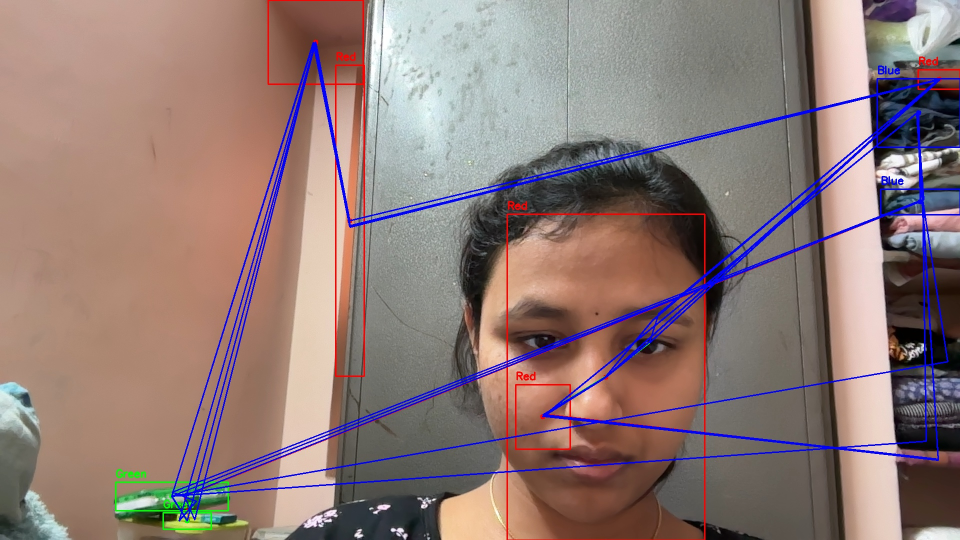
#> input picture captures/Blue_1774769742.jpg, 1920 x 1080 px, given in place of the camera (shown at 1/2 size)
$ python main.py
#> lines starting #> are read from the running program, lines starting #| are printed output that depends on the picture; after the words box and inside, x2 and y2 are one past the last pixel; in counts of white or black regions, pixels touching at a corner belong together
### utils.py
import cv2
import numpy as np

def preprocess_mask(mask):
    kernel = np.ones((5,5), np.uint8)

    mask = cv2.GaussianBlur(mask, (9,9), 0)
    mask = cv2.medianBlur(mask, 5)

    mask = cv2.morphologyEx(mask, cv2.MORPH_CLOSE, kernel)
    mask = cv2.morphologyEx(mask, cv2.MORPH_OPEN, kernel)

    return mask

### detector.py
import cv2
import numpy as np
from utils import preprocess_mask

def detect_colors(frame, hsv, colors):
    detections = []

    for name, (lower, upper, color) in colors.items():
        lower = np.array(lower)
        upper = np.array(upper)

        mask = cv2.inRange(hsv, lower, upper)
        mask = preprocess_mask(mask)

        contours, _ = cv2.findContours(mask, cv2.RETR_EXTERNAL, cv2.CHAIN_APPROX_SIMPLE)

        if len(contours) > 0:
            cnt = max(contours, key=cv2.contourArea)

            area = cv2.contourArea(cnt)

            if area > 2000:
                # Smooth bounding box
                x,y,w,h = cv2.boundingRect(cnt)

                cx = int(x + w/2)
                cy = int(y + h/2)

                detections.append({
                    "name": name,
                    "box": (x,y,w,h),
                    "center": (cx, cy),
                    "color": color,
                    "area": area
                })

    return detections

### tracker.py
import cv2
from collections import deque

points = deque(maxlen=20)

def update_tracking(cx, cy):
    points.appendleft((cx, cy))   # important change

def draw_path(frame, color):
    for i in range(1, len(points)):
        if points[i-1] is None or points[i] is None:
            continue

        thickness = int(3 * (1 - i/20)) + 1
        cv2.line(frame, points[i-1], points[i], color, thickness)

### gui.py
import cv2

def create_gui():
    def nothing(x):
        pass

    cv2.namedWindow("Controls")

    cv2.createTrackbar("LH","Controls",0,179,nothing)
    cv2.createTrackbar("LS","Controls",120,255,nothing)
    cv2.createTrackbar("LV","Controls",70,255,nothing)
    cv2.createTrackbar("UH","Controls",10,179,nothing)
    cv2.createTrackbar("US","Controls",255,255,nothing)
    cv2.createTrackbar("UV","Controls",255,255,nothing)

def get_trackbar_values():
    lh = cv2.getTrackbarPos("LH","Controls")
    ls = cv2.getTrackbarPos("LS","Controls")
    lv = cv2.getTrackbarPos("LV","Controls")
    uh = cv2.getTrackbarPos("UH","Controls")
    us = cv2.getTrackbarPos("US","Controls")
    uv = cv2.getTrackbarPos("UV","Controls")

    return (lh, ls, lv), (uh, us, uv)

### main.py
import cv2
import numpy as np
import time
import os

from detector import detect_colors
from tracker import update_tracking, draw_path
from gui import create_gui, get_trackbar_values

# Folder setup
if not os.path.exists("captures"):
    os.makedirs("captures")

cap = cv2.VideoCapture(0)

create_gui()

colors = {
    "Red": ([0,120,70], [10,255,255], (0,0,255)),
    "Green": ([36,100,100], [86,255,255], (0,255,0)),
    "Blue": ([94,80,2], [126,255,255], (255,0,0))
}

last_save_time = 0

while True:
    success, frame = cap.read()
#> frame is the input picture: shape (1080, 1920, 3); mean B, G, R 119, 122.4, 143.3
    if not success:
        break

    # Resize for performance
    frame = cv2.resize(frame, (900, 700))
#> frame: shape (700, 900, 3)

    hsv = cv2.cvtColor(frame, cv2.COLOR_BGR2HSV)
#> hsv: shape (700, 900, 3); mean H, S, V 35, 72, 153

    # Slider (optional)
    lower_slider, upper_slider = get_trackbar_values()
    slider_mask = cv2.inRange(hsv, np.array(lower_slider), np.array(upper_slider))
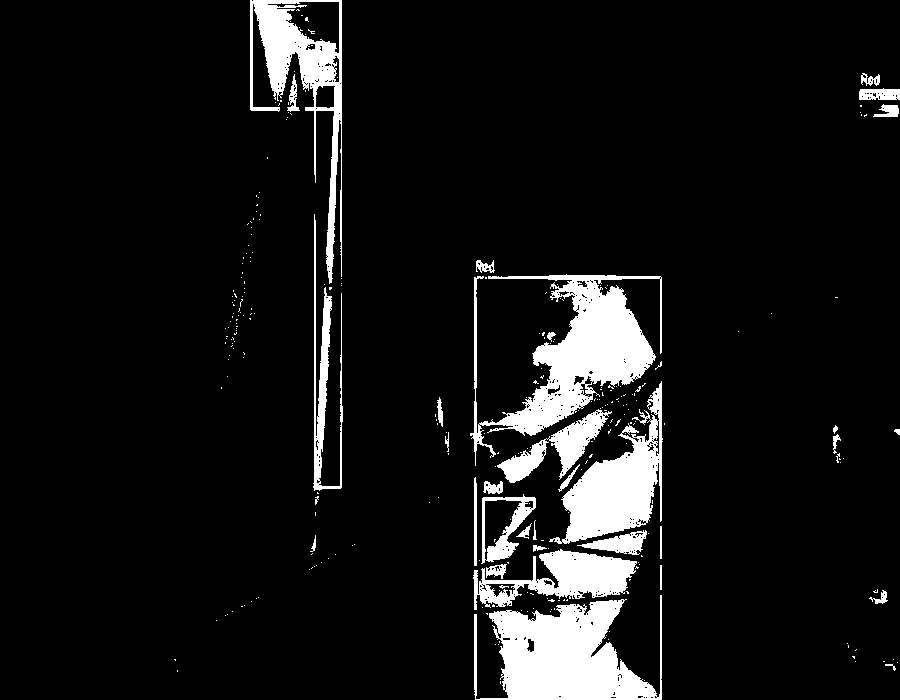
#> slider_mask: shape (700, 900); 8.4% white; 287 white regions (254 under 20 px), largest, box (x1, y1, x2, y2) and area: (470, 274, 662, 466) 11978, (474, 595, 662, 700) 11709, (549, 381, 663, 544) 7402
    # Not showing slider window → clean UI

    detections = detect_colors(frame, hsv, colors)
#> the loop in detect_colors, `for name, (lower, upper, color) in colors.items():` made 3 passes
#> (area, x, y, w, h, cx, cy) on passes 1 to 3: (83189.5, 466, 256, 202, 444, 567, 478), (7700, 103, 604, 127, 88, 166, 648), (295193.5, 156, 51, 744, 629, 528, 365)
#> pass 1, in preprocess_mask, `mask = cv2.morphologyEx(mask, cv2.MORPH_OPEN, kernel)`:
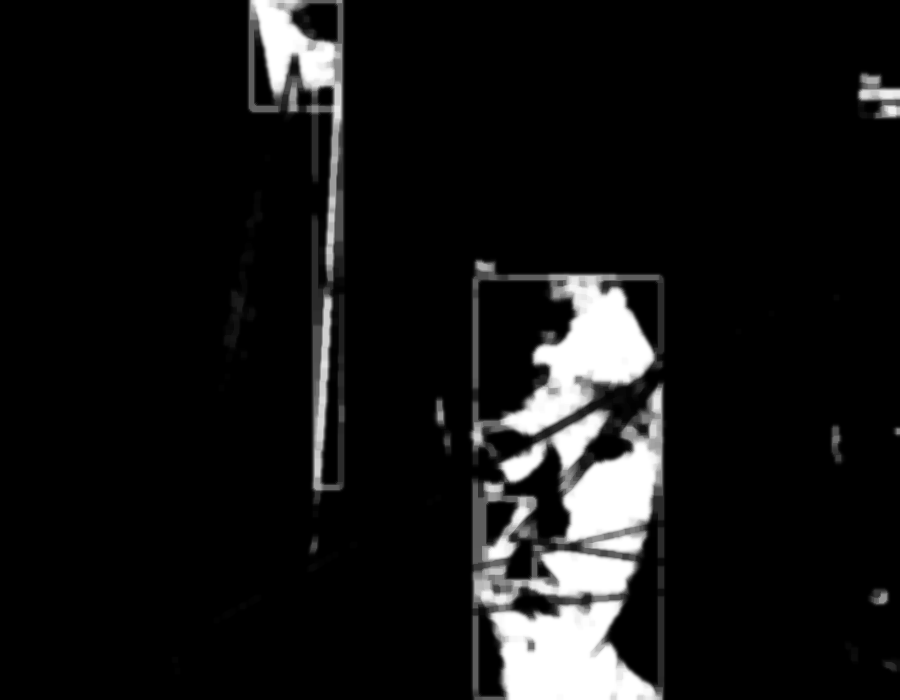
#> mask: shape (700, 900); min 0, max 255, mean 21
#> after the loop in detect_colors, `for name, (lower, upper, color) in colors.items():`:
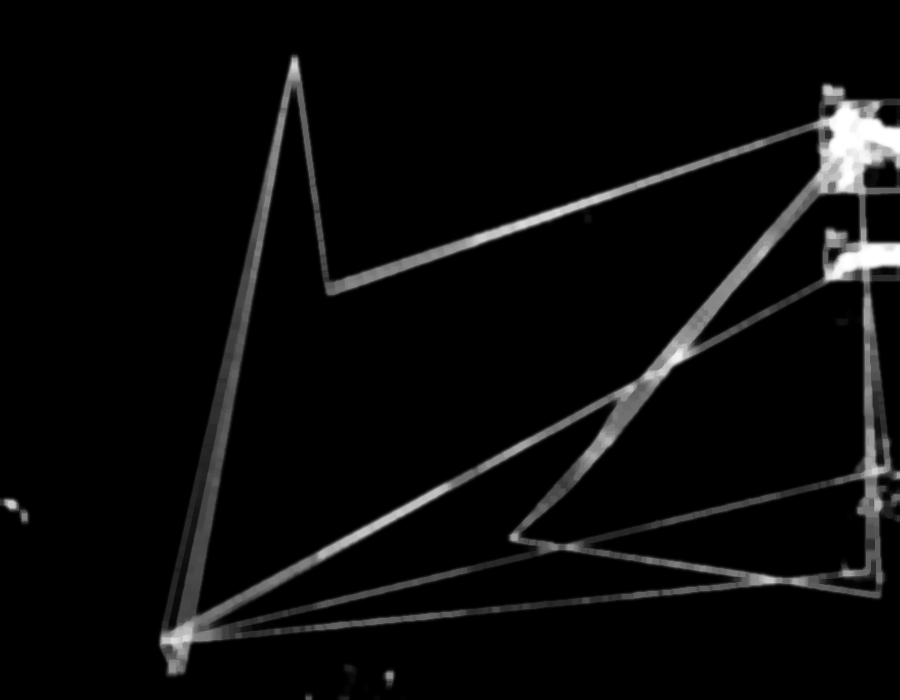
#> mask: shape (700, 900); min 0, max 255, mean 11.2
#> after the loop in detect_colors, `for name, (lower, upper, color) in colors.items():`: detections = 3 items
#> detections = 3 items

    count_dict = {"Red":0, "Green":0, "Blue":0}

    # Track only ONE object (clean UI)
    max_objects = 3
    count = 0

    for obj in detections:
        if count >= max_objects:
            break
#> this loop made 3 passes

    name = obj["name"]
#> name = 'Blue'
    x,y,w,h = obj["box"]
#> x = 156; y = 51; w = 744; h = 629
    color = obj["color"]
#> color = (255, 0, 0)

    cv2.rectangle(frame, (x,y), (x+w,y+h), color, 4)
    cv2.putText(frame, name, (x,y-10),
                cv2.FONT_HERSHEY_SIMPLEX, 0.7, color, 2)

    cx = int(x + w/2)
#> cx = 528
    cy = int(y + h/2)
#> cy = 365

    cv2.circle(frame, (cx,cy), 5, color, -1)
#> frame: shape (700, 900, 3); mean B, G, R 121.8, 119.9, 140.4

    # Track ONLY first object to avoid messy lines
    if count == 0:
        update_tracking(cx, cy)
        draw_path(frame, color)

        count_dict[name] += 1
        count += 1

        # Save image every 5 seconds
        if obj["area"] > 3000 and time.time() - last_save_time > 5:
            filename = f"captures/{name}_{int(time.time())}.jpg"
            cv2.imwrite(filename, frame)
            last_save_time = time.time()

    # Clean UI panel
    cv2.rectangle(frame, (0,0), (220,120), (0,0,0), -1)
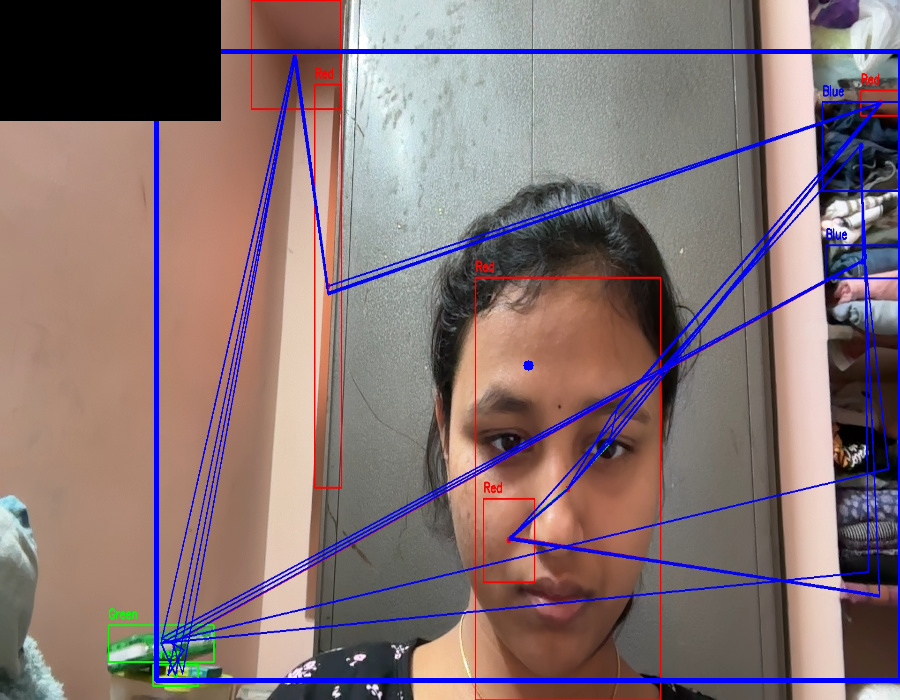
#> frame: shape (700, 900, 3); mean B, G, R 115.8, 113.8, 132.8

    y_pos = 30
    for k,v in count_dict.items():
        cv2.putText(frame, f"{k}: {v}", (10,y_pos),
                    cv2.FONT_HERSHEY_SIMPLEX, 0.7, (0,255,255), 2)
        y_pos += 30
#> this loop made 3 passes
#> (k, v, y_pos) on passes 1 to 3: ('Red', 0, 60), ('Green', 0, 90), ('Blue', 1, 120)
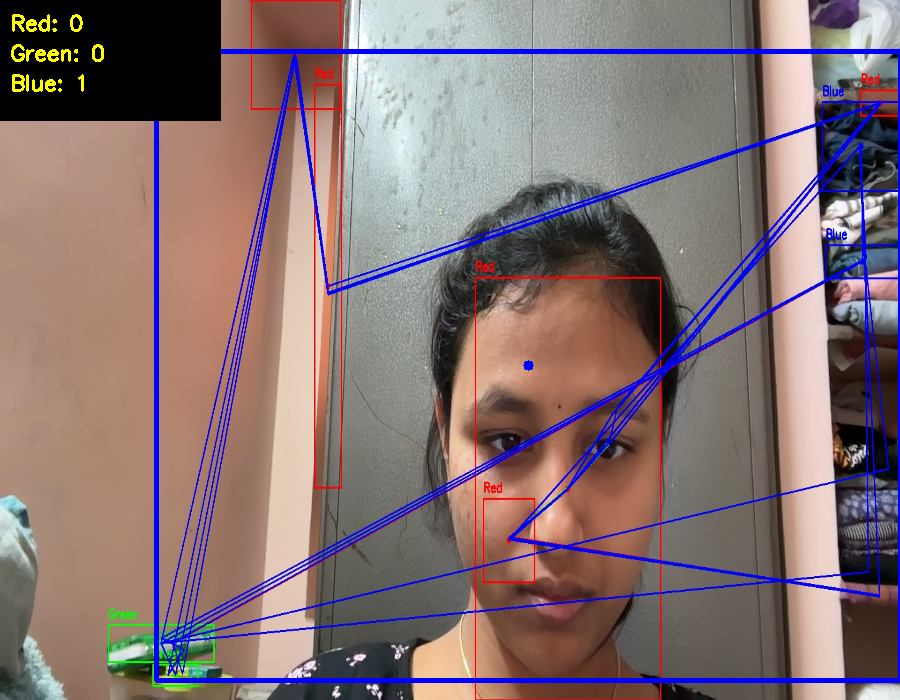
#> frame: shape (700, 900, 3); 0.26% of pixels changed, all inside (x1, y1, x2, y2) = (11, 14, 104, 92)
#> after the loop, y_pos = 120

    # Title
    cv2.putText(frame, "Color Detection System", (200,30),
                cv2.FONT_HERSHEY_SIMPLEX, 1, (255,255,255), 2)
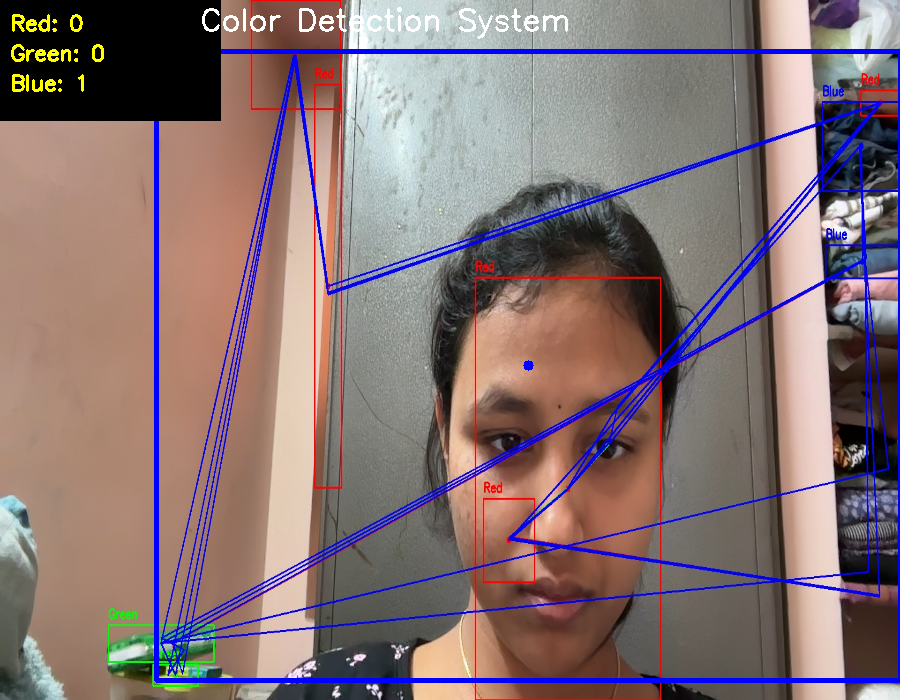
#> frame: shape (700, 900, 3); 0.39% of pixels changed, all inside (x1, y1, x2, y2) = (202, 7, 568, 39)

    cv2.imshow("Final Output", frame)
    cv2.imshow("Slider Mask", slider_mask)
    cv2.imshow("Slider Mask", cv2.resize(slider_mask, (400,300)))
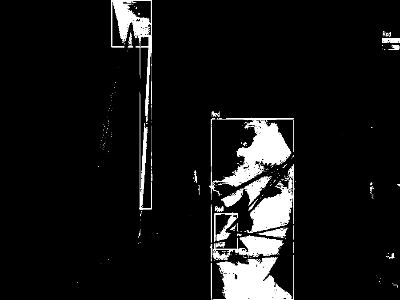
#> window 'Slider Mask': shape (300, 400); min 0, max 255, mean 21.3
    cv2.namedWindow("Final Output", cv2.WINDOW_NORMAL)
    cv2.namedWindow("Slider Mask", cv2.WINDOW_NORMAL)
    cv2.namedWindow("Controls", cv2.WINDOW_NORMAL)


    if cv2.waitKey(1) == 27:
#> (key Esc is pressed here)
        break

cap.release()
cv2.destroyAllWindows()

$ run again, on captures/Blue_1774769771.jpg
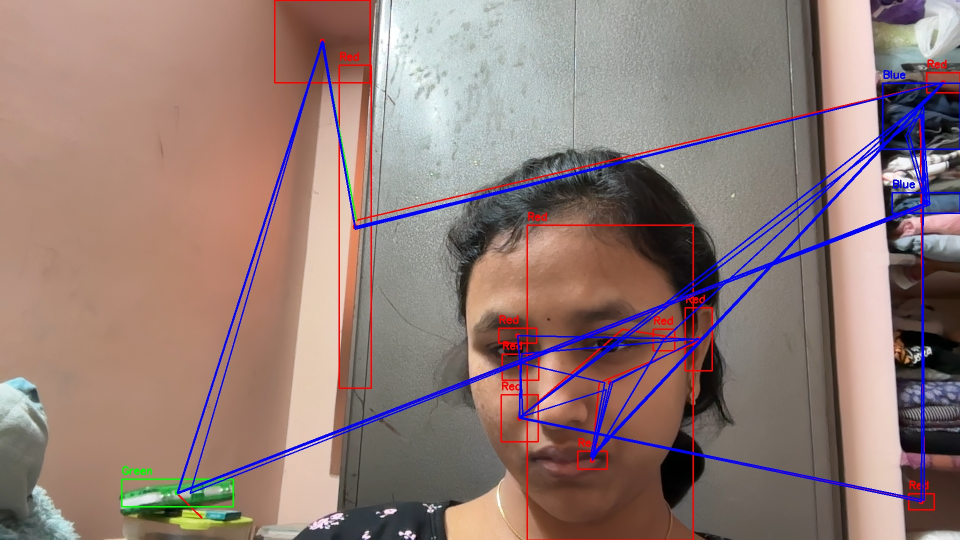
#> input picture captures/Blue_1774769771.jpg, 1920 x 1080 px, given in place of the camera (shown at 1/2 size)
#> frame is the input picture: shape (1080, 1920, 3); mean B, G, R 118.6, 122.9, 145.6
#> hsv: shape (700, 900, 3); mean H, S, V 32.1, 72.6, 154.2
#> slider_mask: shape (700, 900); 8% white; 357 white regions (296 under 20 px), largest, box (x1, y1, x2, y2) and area: (468, 510, 652, 700) 15475, (462, 289, 651, 454) 8484, (256, 0, 434, 291) 7288
#> the loop in detect_colors, `for name, (lower, upper, color) in colors.items():` made 3 passes
#> (area, x, y, w, h, cx, cy) on passes 1 to 3: (72634.5, 446, 270, 227, 430, 559, 485), (6554.5, 109, 600, 115, 82, 166, 641), (265077, 162, 50, 738, 605, 531, 352)
#> after the loop in detect_colors, `for name, (lower, upper, color) in colors.items():`: detections = 3 items
#> the loop `for obj in detections:` made 3 passes
#> name = 'Blue'
#> `x,y,w,h = obj["box"]`: x = 162; y = 50; w = 738; h = 605
#> color = (255, 0, 0)
#> `cx = int(x + w/2)`: cx = 531
#> `cy = int(y + h/2)`: cy = 352
#> the loop `for k,v in count_dict.items():` made 3 passes
#> (k, v, y_pos) on passes 1 to 3: ('Red', 0, 60), ('Green', 0, 90), ('Blue', 1, 120)
#> after the loop `for k,v in count_dict.items():`:
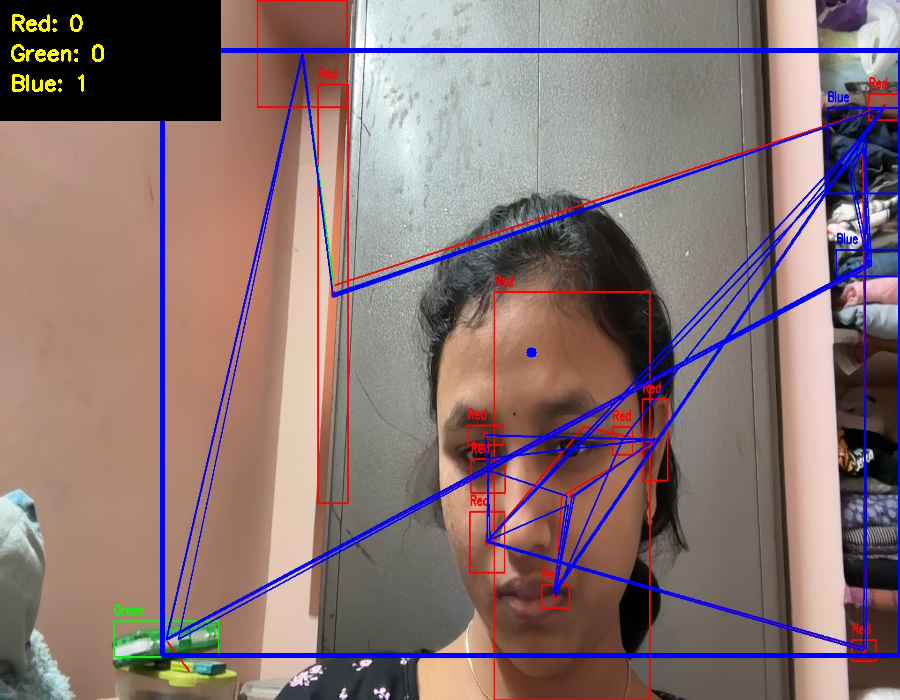
#> frame: shape (700, 900, 3); mean B, G, R 115.2, 114.9, 135.7
#> after the loop `for k,v in count_dict.items():`: y_pos = 120
#> `cv2.imshow("Slider Mask", cv2.resize(slider_mask, (400,300)))`:
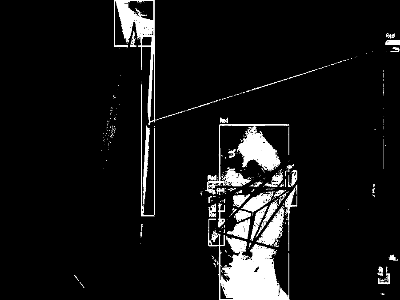
#> window 'Slider Mask': shape (300, 400); min 0, max 255, mean 20.4

$ run again, on captures/Blue_1774769809.jpg
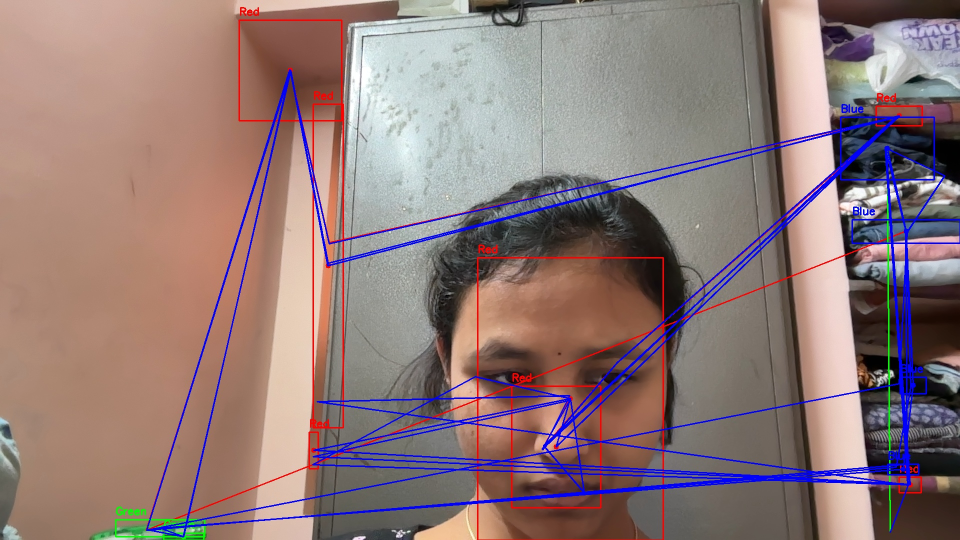
#> input picture captures/Blue_1774769809.jpg, 1920 x 1080 px, given in place of the camera (shown at 1/2 size)
#> frame is the input picture: shape (1080, 1920, 3); mean B, G, R 120.8, 122.1, 144.1
#> hsv: shape (700, 900, 3); mean H, S, V 35.7, 73.2, 154.7
#> slider_mask: shape (700, 900); 7.3% white; 464 white regions (394 under 20 px), largest, box (x1, y1, x2, y2) and area: (437, 330, 623, 532) 14167, (223, 24, 323, 313) 7672, (447, 639, 619, 700) 6218
#> the loop in detect_colors, `for name, (lower, upper, color) in colors.items():` made 3 passes
#> (area, x, y, w, h, cx, cy) on passes 1 to 3: (71972.5, 336, 308, 495, 392, 583, 504), (3617, 81, 652, 117, 48, 139, 676), (299222.5, 133, 88, 767, 612, 516, 394)
#> after the loop in detect_colors, `for name, (lower, upper, color) in colors.items():`: detections = 3 items
#> the loop `for obj in detections:` made 3 passes
#> name = 'Blue'
#> `x,y,w,h = obj["box"]`: x = 133; y = 88; w = 767; h = 612
#> color = (255, 0, 0)
#> `cx = int(x + w/2)`: cx = 516
#> `cy = int(y + h/2)`: cy = 394
#> the loop `for k,v in count_dict.items():` made 3 passes
#> (k, v, y_pos) on passes 1 to 3: ('Red', 0, 60), ('Green', 0, 90), ('Blue', 1, 120)
#> after the loop `for k,v in count_dict.items():`:
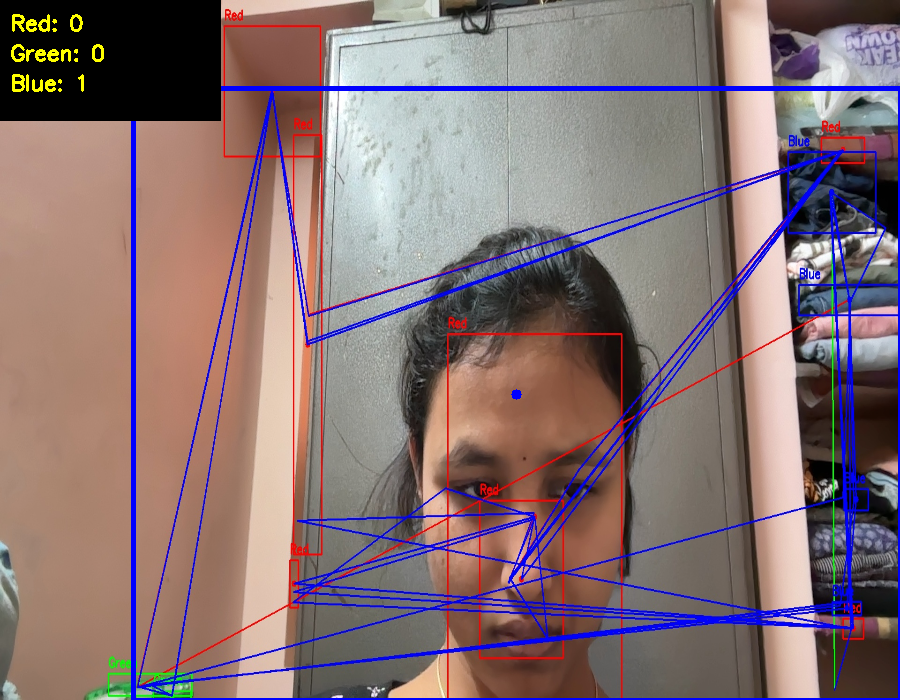
#> frame: shape (700, 900, 3); mean B, G, R 116.6, 114.1, 134.3
#> after the loop `for k,v in count_dict.items():`: y_pos = 120
#> `cv2.imshow("Slider Mask", cv2.resize(slider_mask, (400,300)))`:
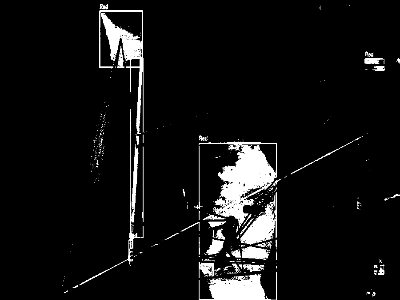
#> window 'Slider Mask': shape (300, 400); min 0, max 255, mean 18.7
